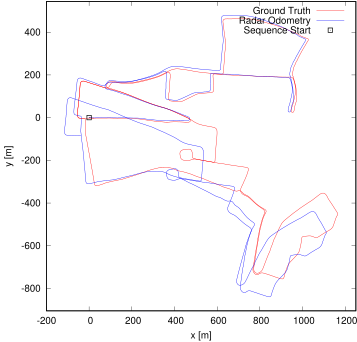

Write the gnuplot code that produced this figure.
set term postscript eps enhanced color
set output "11.eps"
set size ratio -1
set xrange [-200:1250]
set yrange [-905:544]
set xlabel "x [m]"
set ylabel "y [m]"
plot "11.txt" using 1:2 lc rgb "#FF0000" title 'Ground Truth' w lines,"11.txt" using 3:4 lc rgb "#0000FF" title 'Radar Odometry' w lines,"< head -1 11.txt" using 1:2 lc rgb "#000000" pt 4 ps 1 lw 2 title 'Sequence Start' w points
